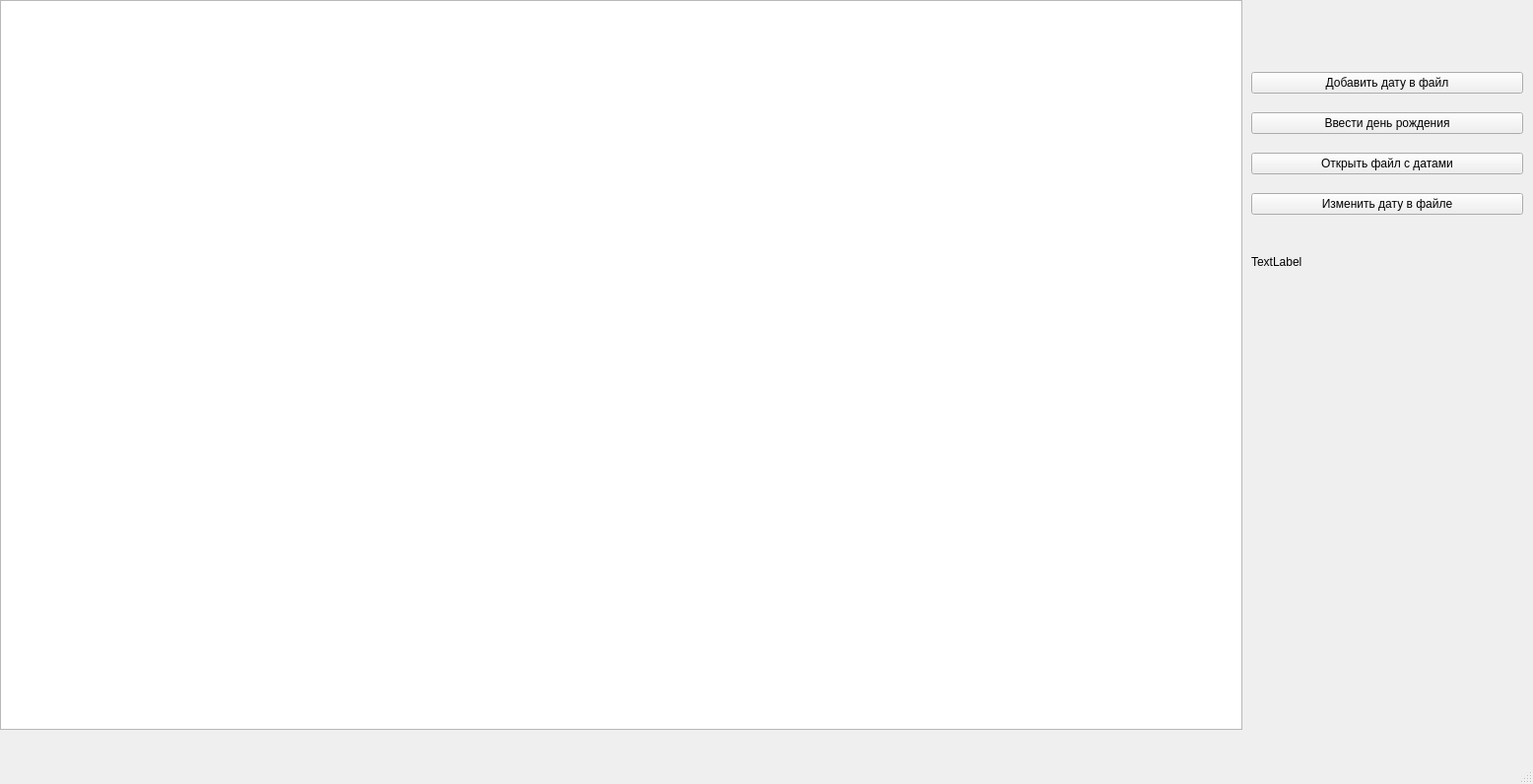
<?xml version="1.0" encoding="UTF-8"?>
<ui version="4.0">
 <class>MainWindow</class>
 <widget class="QMainWindow" name="MainWindow">
  <property name="geometry">
   <rect>
    <x>0</x>
    <y>0</y>
    <width>1556</width>
    <height>796</height>
   </rect>
  </property>
  <property name="maximumSize">
   <size>
    <width>1765</width>
    <height>16777215</height>
   </size>
  </property>
  <property name="windowTitle">
   <string>MainWindow</string>
  </property>
  <widget class="QWidget" name="centralwidget">
   <widget class="QTableWidget" name="DatesTable">
    <property name="geometry">
     <rect>
      <x>0</x>
      <y>0</y>
      <width>1261</width>
      <height>741</height>
     </rect>
    </property>
   </widget>
   <widget class="QLabel" name="BirthdayLabel">
    <property name="geometry">
     <rect>
      <x>1270</x>
      <y>250</y>
      <width>251</width>
      <height>31</height>
     </rect>
    </property>
    <property name="text">
     <string>TextLabel</string>
    </property>
   </widget>
   <widget class="QWidget" name="verticalLayoutWidget">
    <property name="geometry">
     <rect>
      <x>1270</x>
      <y>60</y>
      <width>276</width>
      <height>171</height>
     </rect>
    </property>
    <layout class="QVBoxLayout" name="verticalLayout_4">
     <item>
      <widget class="QPushButton" name="AddDate_2">
       <property name="text">
        <string>Добавить дату в файл</string>
       </property>
      </widget>
     </item>
     <item>
      <widget class="QPushButton" name="EnterDirthday_2">
       <property name="text">
        <string>Ввести день рождения</string>
       </property>
      </widget>
     </item>
     <item>
      <widget class="QPushButton" name="OpenFileButton_2">
       <property name="text">
        <string>Открыть файл c датами</string>
       </property>
      </widget>
     </item>
     <item>
      <widget class="QPushButton" name="ChangeDate_2">
       <property name="text">
        <string>Изменить дату в файле</string>
       </property>
      </widget>
     </item>
    </layout>
   </widget>
  </widget>
  <widget class="QMenuBar" name="menubar">
   <property name="geometry">
    <rect>
     <x>0</x>
     <y>0</y>
     <width>1556</width>
     <height>23</height>
    </rect>
   </property>
  </widget>
  <widget class="QStatusBar" name="statusbar"/>
 </widget>
 <resources/>
 <connections/>
</ui>
